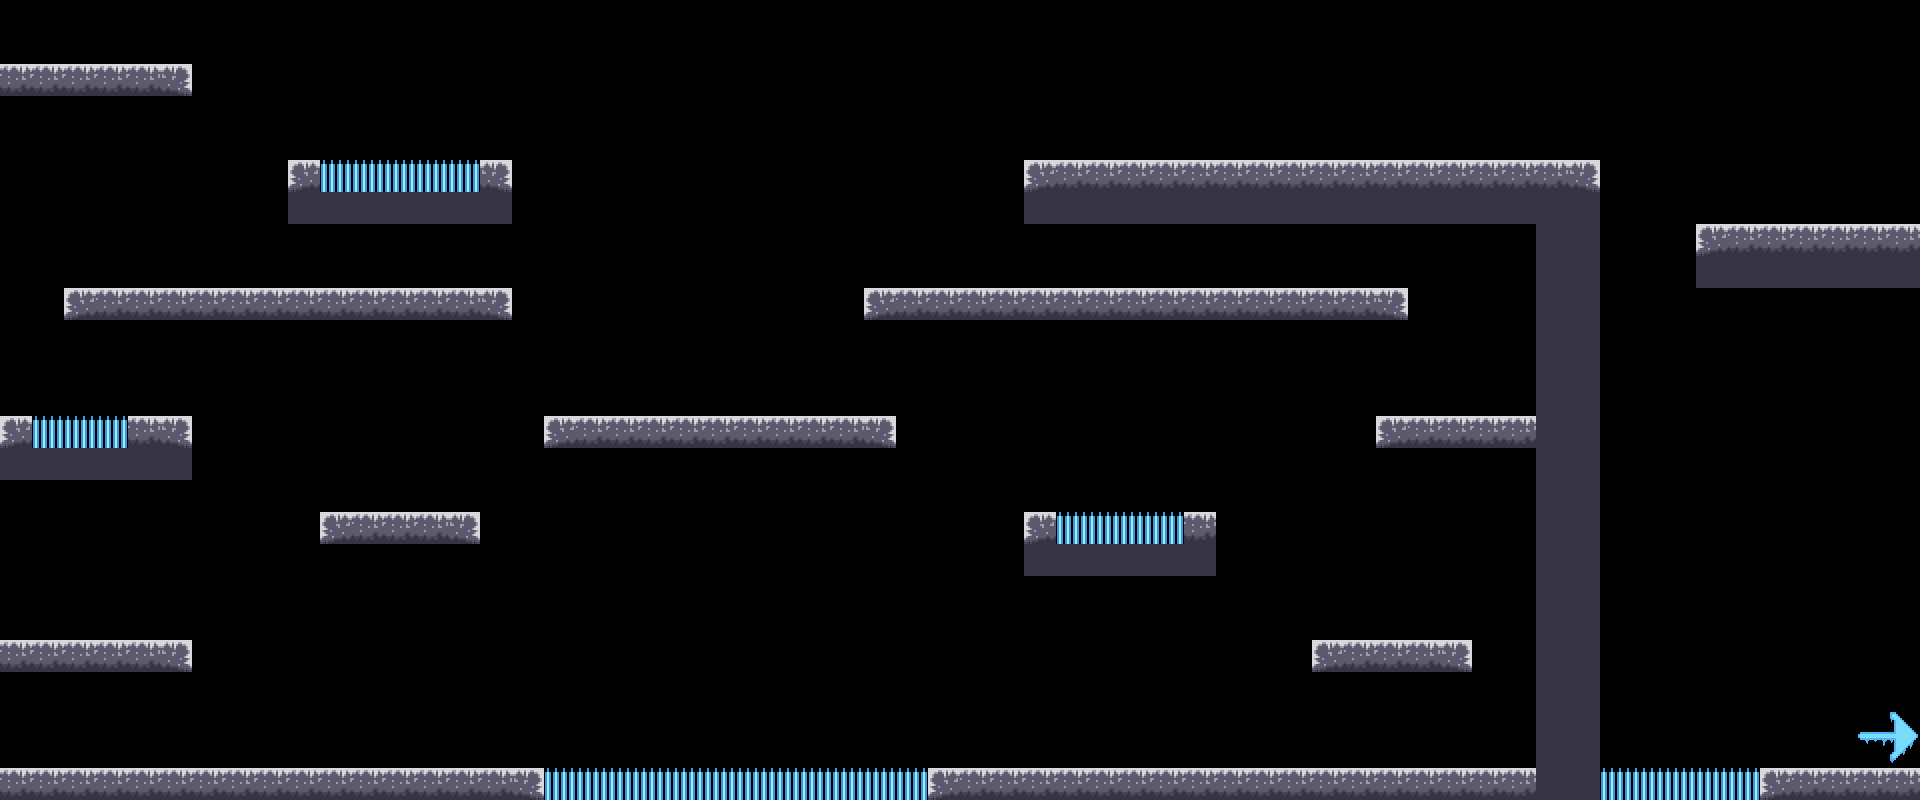

Below is a game level as drawn by its tile map, then a one-line description and the .tmx file that defines it, in full:
An orthogonal 60x25 tile map with 32x32 px tiles, 1 tile layer (tiles) and 12 objects (5x npc, 5x enemigo, meta, jugador).

<map version="1.10" tiledversion="1.12.2" orientation="orthogonal" renderorder="right-down" width="60" height="25" tilewidth="32" tileheight="32" infinite="0" nextlayerid="3" nextobjectid="23">
 <editorsettings>
  <export target="lvl3.json" format="json" />
 </editorsettings>
 <tileset firstgid="1" name="tileset" tilewidth="32" tileheight="32" tilecount="9" columns="9">
  <image source="../tileset.png" width="288" height="32" />
  <tile id="0">
   <properties>
    <property name="colision" type="bool" value="true" />
   </properties>
  </tile>
  <tile id="1">
   <properties>
    <property name="colision" type="bool" value="true" />
   </properties>
  </tile>
  <tile id="2">
   <properties>
    <property name="colision" type="bool" value="true" />
   </properties>
  </tile>
  <tile id="3">
   <properties>
    <property name="colision" type="bool" value="true" />
   </properties>
  </tile>
  <tile id="8">
   <properties>
    <property name="daño" type="bool" value="true" />
   </properties>
  </tile>
 </tileset>
 <layer id="1" name="tiles" width="60" height="25">
  <data encoding="csv">
0,0,0,0,0,0,0,0,0,0,0,0,0,0,0,0,0,0,0,0,0,0,0,0,0,0,0,0,0,0,0,0,0,0,0,0,0,0,0,0,0,0,0,0,0,0,0,0,0,0,0,0,0,0,0,0,0,0,0,0,
0,0,0,0,0,0,0,0,0,0,0,0,0,0,0,0,0,0,0,0,0,0,0,0,0,0,0,0,0,0,0,0,0,0,0,0,0,0,0,0,0,0,0,0,0,0,0,0,0,0,0,0,0,0,0,0,0,0,0,0,
1,1,1,1,1,2,0,0,0,0,0,0,0,0,0,0,0,0,0,0,0,0,0,0,0,0,0,0,0,0,0,0,0,0,0,0,0,0,0,0,0,0,0,0,0,0,0,0,0,0,0,0,0,0,0,0,0,0,0,0,
0,0,0,0,0,0,0,0,0,0,0,0,0,0,0,0,0,0,0,0,0,0,0,0,0,0,0,0,0,0,0,0,0,0,0,0,0,0,0,0,0,0,0,0,0,0,0,0,0,0,0,0,0,0,0,0,0,0,0,0,
0,0,0,0,0,0,0,0,0,0,0,0,0,0,0,0,0,0,0,0,0,0,0,0,0,0,0,0,0,0,0,0,0,0,0,0,0,0,0,0,0,0,0,0,0,0,0,0,0,0,0,0,0,0,0,0,0,0,0,0,
0,0,0,0,0,0,0,0,0,3,9,9,9,9,9,2,0,0,0,0,0,0,0,0,0,0,0,0,0,0,0,0,3,1,1,1,1,1,1,1,1,1,1,1,1,1,1,1,1,2,0,0,0,0,0,0,0,0,0,0,
0,0,0,0,0,0,0,0,0,4,4,4,4,4,4,4,0,0,0,0,0,0,0,0,0,0,0,0,0,0,0,0,4,4,4,4,4,4,4,4,4,4,4,4,4,4,4,4,4,4,0,0,0,0,0,0,0,0,0,0,
0,0,0,0,0,0,0,0,0,0,0,0,0,0,0,0,0,0,0,0,0,0,0,0,0,0,0,0,0,0,0,0,0,0,0,0,0,0,0,0,0,0,0,0,0,0,0,0,4,4,0,0,0,3,1,1,1,1,1,1,
0,0,0,0,0,0,0,0,0,0,0,0,0,0,0,0,0,0,0,0,0,0,0,0,0,0,0,0,0,0,0,0,0,0,0,0,0,0,0,0,0,0,0,0,0,0,0,0,4,4,0,0,0,4,4,4,4,4,4,4,
0,0,3,1,1,1,1,1,1,1,1,1,1,1,1,2,0,0,0,0,0,0,0,0,0,0,0,3,1,1,1,1,1,1,1,1,1,1,1,1,1,1,1,2,0,0,0,0,4,4,0,0,0,0,0,0,0,0,0,0,
0,0,0,0,0,0,0,0,0,0,0,0,0,0,0,0,0,0,0,0,0,0,0,0,0,0,0,0,0,0,0,0,0,0,0,0,0,0,0,0,0,0,0,0,0,0,0,0,4,4,0,0,0,0,0,0,0,0,0,0,
0,0,0,0,0,0,0,0,0,0,0,0,0,0,0,0,0,0,0,0,0,0,0,0,0,0,0,0,0,0,0,0,0,0,0,0,0,0,0,0,0,0,0,0,0,0,0,0,4,4,0,0,0,0,0,0,0,0,0,0,
0,0,0,0,0,0,0,0,0,0,0,0,0,0,0,0,0,0,0,0,0,0,0,0,0,0,0,0,0,0,0,0,0,0,0,0,0,0,0,0,0,0,0,0,0,0,0,0,4,4,0,0,0,0,0,0,0,0,0,0,
3,9,9,9,1,2,0,0,0,0,0,0,0,0,0,0,0,3,1,1,1,1,1,1,1,1,1,2,0,0,0,0,0,0,0,0,0,0,0,0,0,0,0,3,1,1,1,1,4,4,0,0,0,0,0,0,0,0,0,0,
4,4,4,4,4,4,0,0,0,0,0,0,0,0,0,0,0,0,0,0,0,0,0,0,0,0,0,0,0,0,0,0,0,0,0,0,0,0,0,0,0,0,0,0,0,0,0,0,4,4,0,0,0,0,0,0,0,0,0,0,
0,0,0,0,0,0,0,0,0,0,0,0,0,0,0,0,0,0,0,0,0,0,0,0,0,0,0,0,0,0,0,0,0,0,0,0,0,0,0,0,0,0,0,0,0,0,0,0,4,4,0,0,0,0,0,0,0,0,0,0,
0,0,0,0,0,0,0,0,0,0,3,1,1,1,2,0,0,0,0,0,0,0,0,0,0,0,0,0,0,0,0,0,3,9,9,9,9,1,0,0,0,0,0,0,0,0,0,0,4,4,0,0,0,0,0,0,0,0,0,0,
0,0,0,0,0,0,0,0,0,0,0,0,0,0,0,0,0,0,0,0,0,0,0,0,0,0,0,0,0,0,0,0,4,4,4,4,4,4,0,0,0,0,0,0,0,0,0,0,4,4,0,0,0,0,0,0,0,0,0,0,
0,0,0,0,0,0,0,0,0,0,0,0,0,0,0,0,0,0,0,0,0,0,0,0,0,0,0,0,0,0,0,0,0,0,0,0,0,0,0,0,0,0,0,0,0,0,0,0,4,4,0,0,0,0,0,0,0,0,0,0,
0,0,0,0,0,0,0,0,0,0,0,0,0,0,0,0,0,0,0,0,0,0,0,0,0,0,0,0,0,0,0,0,0,0,0,0,0,0,0,0,0,0,0,0,0,0,0,0,4,4,0,0,0,0,0,0,0,0,0,0,
1,1,1,1,1,2,0,0,0,0,0,0,0,0,0,0,0,0,0,0,0,0,0,0,0,0,0,0,0,0,0,0,0,0,0,0,0,0,0,0,0,3,1,1,1,2,0,0,4,4,0,0,0,0,0,0,0,0,0,0,
0,0,0,0,0,0,0,0,0,0,0,0,0,0,0,0,0,0,0,0,0,0,0,0,0,0,0,0,0,0,0,0,0,0,0,0,0,0,0,0,0,0,0,0,0,0,0,0,4,4,0,0,0,0,0,0,0,0,0,0,
0,0,0,0,0,0,0,0,0,0,0,0,0,0,0,0,0,0,0,0,0,0,0,0,0,0,0,0,0,0,0,0,0,0,0,0,0,0,0,0,0,0,0,0,0,0,0,0,4,4,0,0,0,0,0,0,0,0,5,6,
0,0,0,0,0,0,0,0,0,0,0,0,0,0,0,0,0,0,0,0,0,0,0,0,0,0,0,0,0,0,0,0,0,0,0,0,0,0,0,0,0,0,0,0,0,0,0,0,4,4,0,0,0,0,0,0,0,0,7,8,
1,1,1,1,1,1,1,1,1,1,1,1,1,1,1,1,2,9,9,9,9,9,9,9,9,9,9,9,9,3,1,1,1,1,1,1,1,1,1,1,1,1,1,1,1,1,1,1,4,4,9,9,9,9,9,3,1,1,1,1
</data>
 </layer>
 <objectgroup id="2" name="objetos">
  <object id="2" name="npc" x="32" y="608">
   <point />
  </object>
  <object id="3" name="npc" x="32" y="32">
   <point />
  </object>
  <object id="4" name="npc" x="1504" y="384">
   <point />
  </object>
  <object id="5" name="npc" x="1504" y="736">
   <point />
  </object>
  <object id="6" name="meta" x="1920" y="736">
   <point />
  </object>
  <object id="7" name="jugador" x="32" y="736">
   <point />
  </object>
  <object id="14" name="enemigo" x="1184" y="736">
   <point />
  </object>
  <object id="16" name="enemigo" x="1312" y="128">
   <point />
  </object>
  <object id="17" name="enemigo" x="1120" y="256">
   <point />
  </object>
  <object id="18" name="enemigo" x="704" y="384">
   <point />
  </object>
  <object id="21" name="enemigo" x="256" y="256">
   <point />
  </object>
  <object id="22" name="npc" x="1888" y="192">
   <point />
  </object>
 </objectgroup>
</map>
